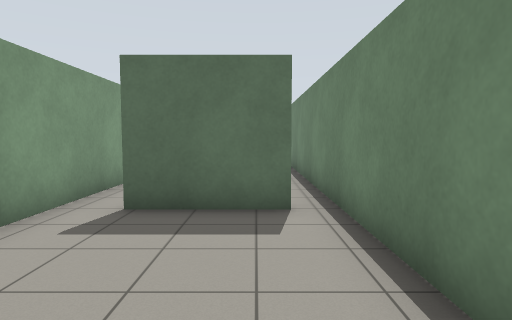
[1] (above)

15 first-person views from a walk through a Gazebo world. The camera is 1.2 m above the floor, tilts 4° down and sees 75° across. The floor is counted in squares, 1 m on a side. Each view is taken from the middle of a square. On the plan, view 1 faces up. The plan holds only what a view shows up to about 13 squares ahead; the rest is blank.

[2]
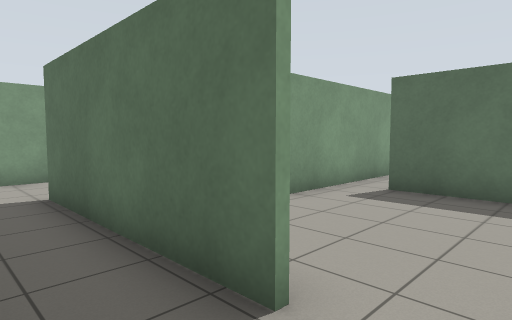

[3]
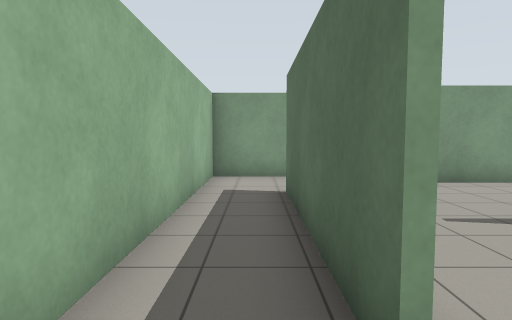

[4]
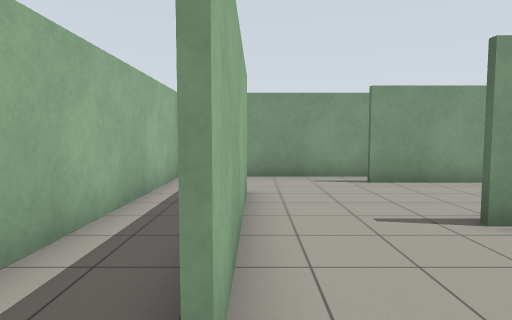

[5]
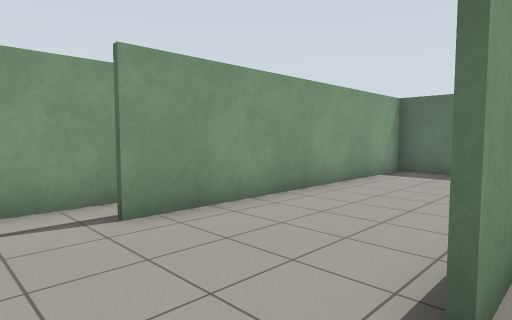

[6]
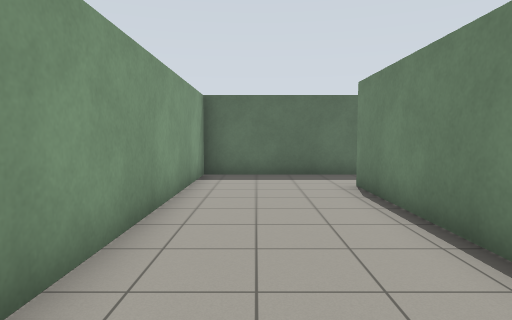

[7]
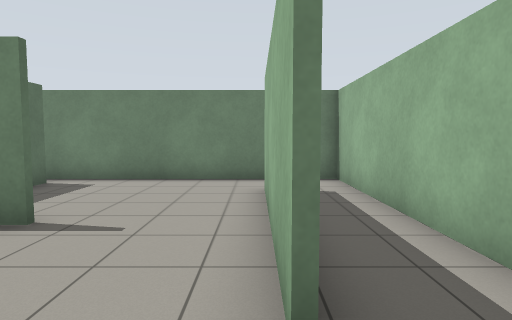

[8]
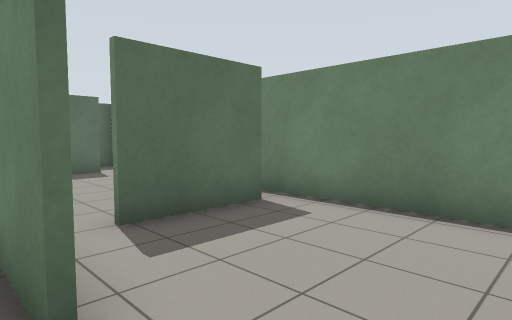

[9]
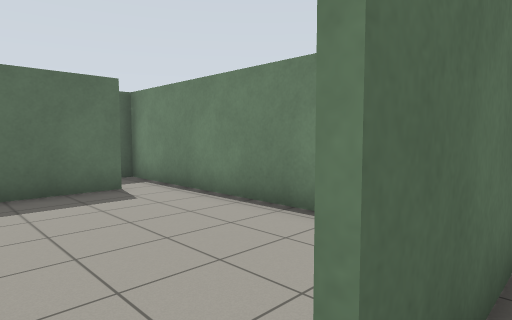

[10]
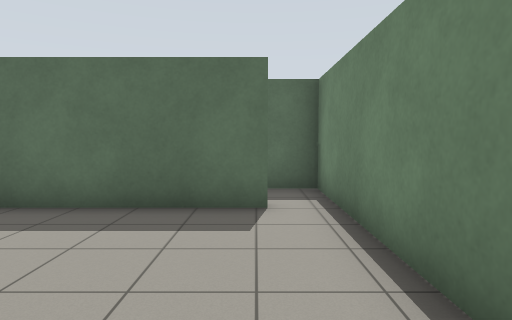

[11]
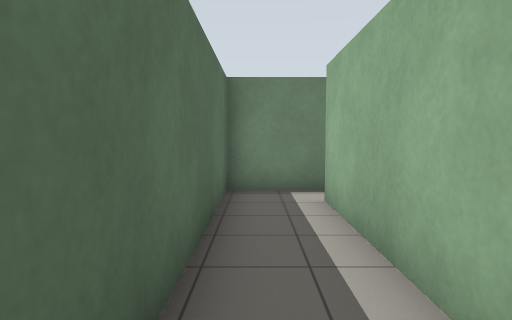

[12]
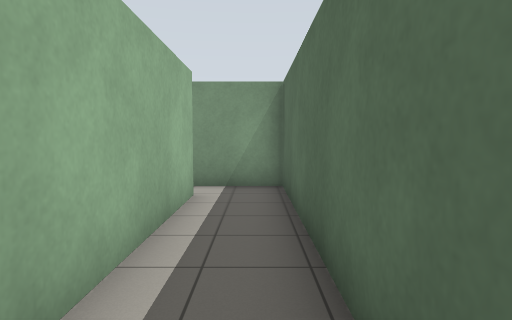

[13]
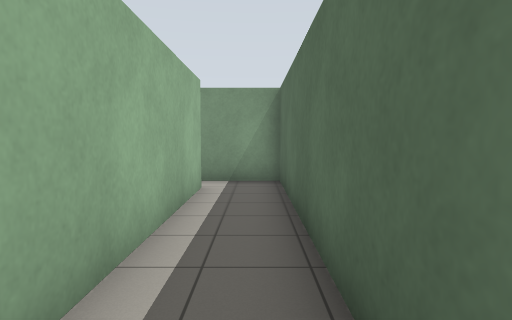

[14]
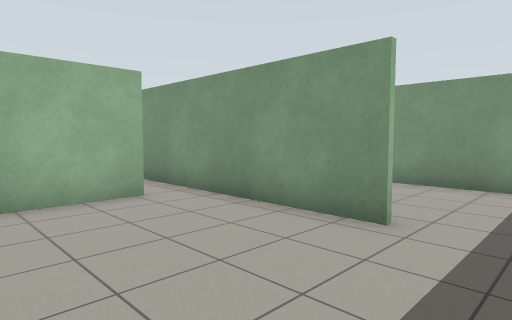

[15]
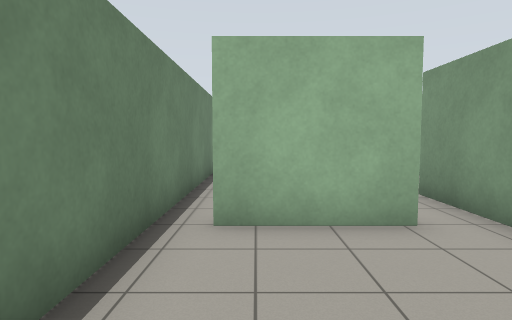

### Floor plan
Ten units are one square. View 1 is at (0, 0); x grows to the right and y downward. Boxes are objects, and circles mark ways between rooms. Rooms are numbered by the first view taken in them; rooms with no view inside come last. Other rooms are left out.
<svg viewBox="-95 -151 114 179">
<path fill="none" stroke="#000" d="M-4 3 -62 3M-90 -6 -90 23 14 23 14 -4M6 -54 -22 -54M-34 -54 -34 -30M14 -4 14 -54M-35 2 -4 2M-90 -35 -90 -6M-35 -30 -35 -101M-62 2 -35 2M-35 -126 -77 -126 -77 -29M-34 -101 -34 -54M-22 -56 6 -56M3 -126 -35 -126M14 -54 14 -126M14 -126 14 -146 -90 -146 -90 -124M-79 -127 3 -127"/>
<circle cx="5" cy="0" r="3" fill="#2a7"/>
<circle cx="-75" cy="0" r="3" fill="#2a7"/>
<circle cx="-40" cy="-15" r="3" fill="#2a7"/>
<circle cx="-30" cy="-50" r="3" fill="#2a7"/>
<circle cx="10" cy="-50" r="3" fill="#2a7"/>
<circle cx="-40" cy="-115" r="3" fill="#2a7"/>
<circle cx="10" cy="-130" r="3" fill="#2a7"/>
<text x="-40" y="10">1</text>
<text x="-10" y="-30">2</text>
<text x="-60" y="-60">3</text>
<text x="-10" y="-90">4</text>
<text x="-30" y="-140">5</text>
</svg>
Room 1 opens to room 2. Room 1 opens to room 3. Room 2 opens to room 3. Room 2 opens to room 4. Room 3 opens to room 4. Room 4 opens to room 5.

Where each view was taken, in squares from view 1:
view 1: 0 up, 0 right, facing up
view 2: 2 down, 1 right, facing up-left
view 3: 1 down, 1 right, facing left
view 4: 0 up, 1 right, facing left
view 5: 1 up, 3 left, facing up-left
view 6: 2 up, 6 left, facing up
view 7: 0 up, 8 left, facing right
view 8: 1 up, 4 left, facing up-right
view 9: 5 up, 3 left, facing up-right
view 10: 7 up, 0 right, facing up
view 11: 14 up, 6 left, facing right
view 12: 14 up, 1 left, facing left
view 13: 14 up, 0 right, facing left
view 14: 12 up, 1 right, facing down-left
view 15: 10 up, 0 right, facing down
